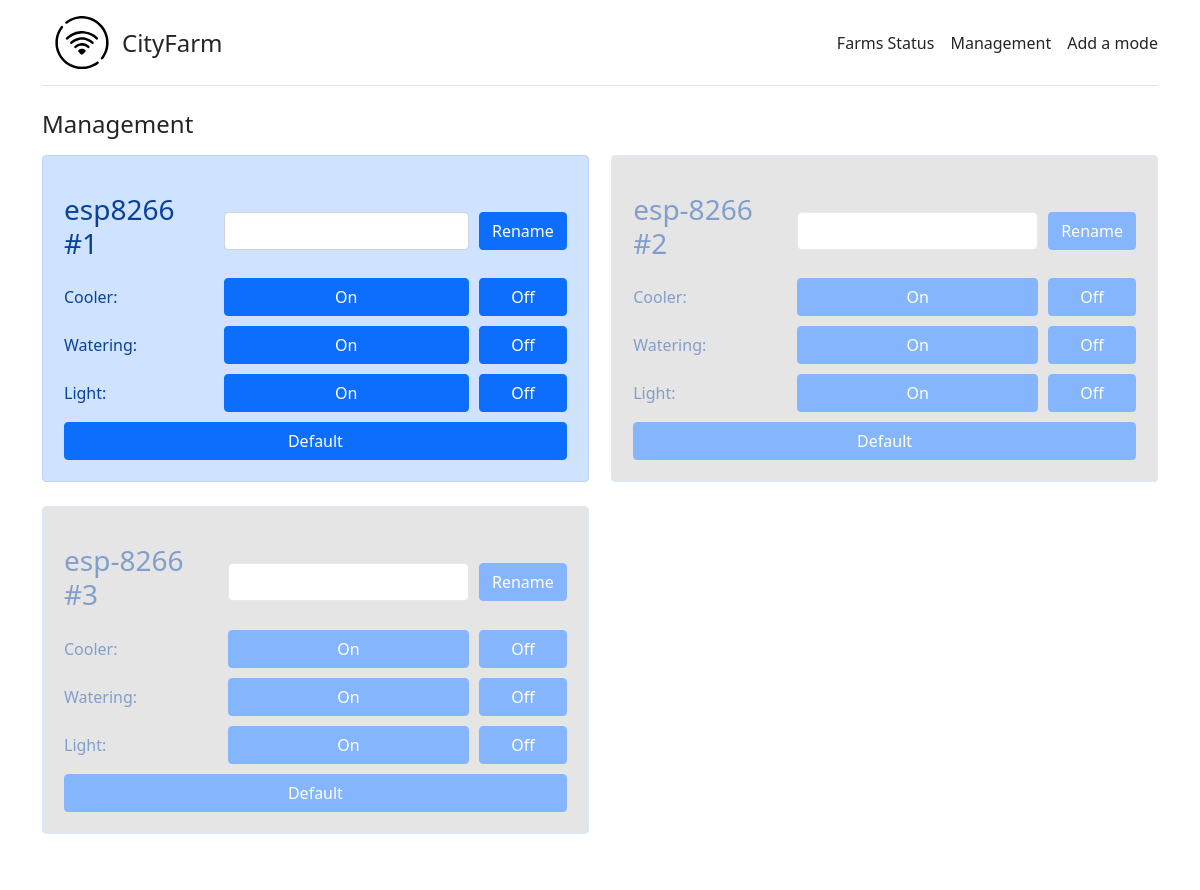
Page /management on the earlier database version.
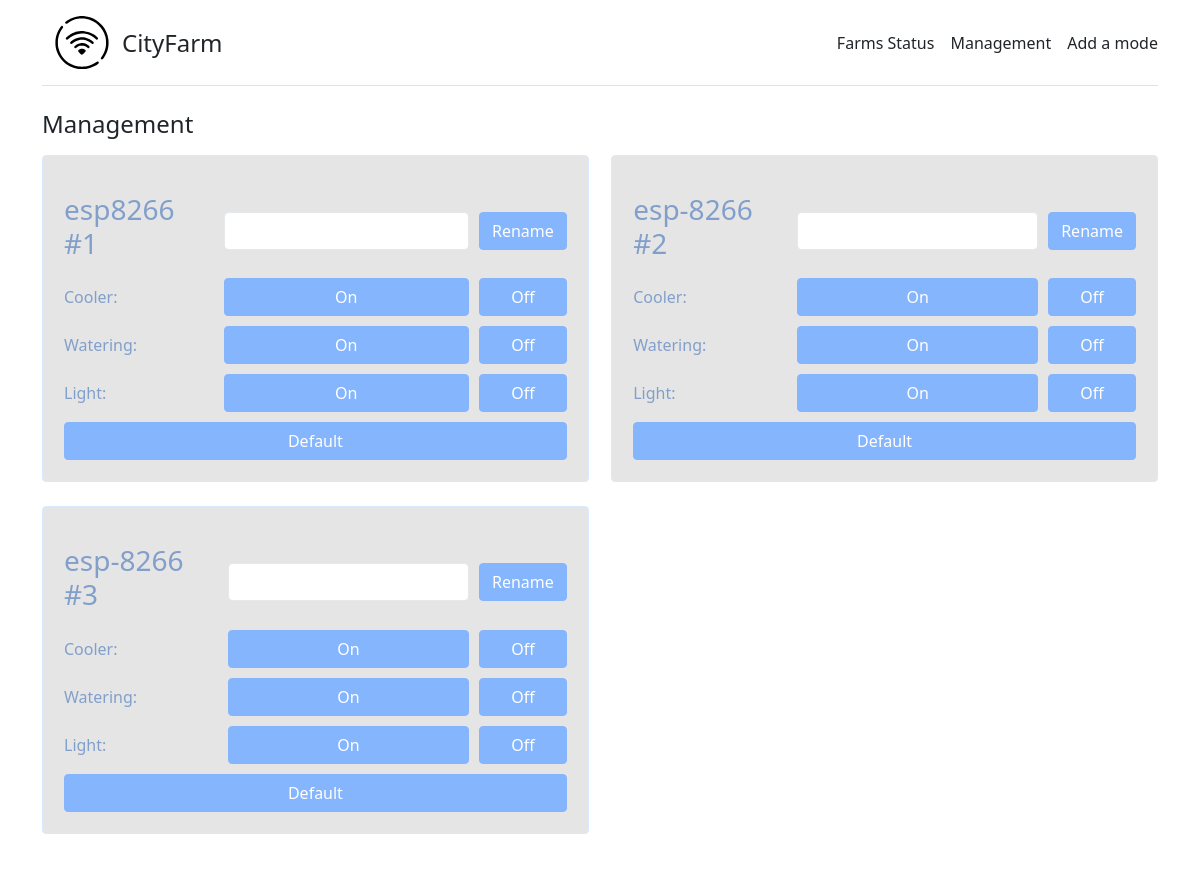
Same page on the later database version.
### main/views.py (the view)
# urls.py: path('management', views.management, name='management'),
def management(request):
    statuses = Status.objects.all()
    for i in range(1, len(statuses) + 1):
        status = Status.objects.get(id=i)
        if request.POST.get(f"NameSend{i}") and request.POST.get(f"ChangeName{i}") != '':
            status.FarmName = request.POST.get(f"ChangeName{i}")
            status.save()
            return redirect('/management')
        if request.POST.get(f"CoolerOn{i}"):
            pass
        if request.POST.get(f"CoolerOff{i}"):
            pass
        if request.POST.get(f"WateringOn{i}"):
            pass
        if request.POST.get(f"WateringOff{i}"):
            pass
        if request.POST.get(f"LightOn{i}"):
            pass
        if request.POST.get(f"LightOff{i}"):
            pass
        if request.POST.get(f"Default{i}"):
            pass
    contex = {
        "statuses": statuses
    }
    return render(request, "main/management.html", contex)

### main/templates/main/management.html (shortened to what this page needs)
{% extends 'main/base.html' %}
{% block content %}
<h4>
    Management
</h4>
<div class="wrapper">
    {% if statuses %}
        {% for el in statuses %}
            {% if el.CheckLine %}
                <div class="alert alert-primary mt-2" style="width:49%">
            {% else %}
                <div class="alert alert-primary mt-2" style="width:49%; pointer-events: none; opacity: 0.5; background: #CCC;">
            {% endif %}
                    <form method="post">
                        <table cellspacing="0" cellpadding="5" style="width:100%">
                            <tr>
                                <td>
                                    <h3>{{ el.FarmName }}</h3>
                                </td>
                                <td>
                                    <input type="text" class="form-control" style="width:100%" name="ChangeName{{ el.id }}">
                                </td>
                                <td>
                                    <input type="submit" class="btn btn-primary" name="NameSend{{ el.id }}" value="Rename" style="width:100%">
                                </td>
                            </tr>
                            <tr>
                                <p style="font-size: 24px">
                                    <td>
                                        Cooler: &nbsp;
                                    </td>
                                    <td>
                                        <input type="submit" class="btn btn-primary" name="CoolerOn{{ el.id }}" value="On" style="width:100%">
                                    </td>
                                    <td>
                                        <input type="submit" class="btn btn-primary" name="CoolerOff{{ el.id }}" value="Off" style="width:100%">
                                    </td>
                                </p>
                            </tr>
                            <tr>
                                <p style="font-size: 24px;">
                                    <td>
                                        Watering: &nbsp;
                                    </td>
                                    <td>
                                        <input type="submit" class="btn btn-primary" name="WateringOn{{ el.id }}" value="On" style="width:100%">
                                    </td><td>
                                        <input type="submit" class="btn btn-primary" name="WateringOff{{ el.id }}" value="Off" style="width:100%">
                                    </td>
                                </p>
                            </tr>
                            <tr>
                                <p style="font-size: 24px">
                                    <td>
                                        Light: &nbsp;
                                    </td>
                                    <td>
                                        <input type="submit" class="btn btn-primary" name="LightOn{{ el.id }}" value="On" style="width:100%" id="45">
                                    </td><td>
                                        <input type="submit" class="btn btn-primary" name="LightOff{{ el.id }}" value="Off" style="width:100%">
                                    </td>
                                </p>
                            </tr>
                            <tr>
                                <td colspan="3">
                                    <input type="submit" class="btn btn-primary" name="Default{{ el.id }}" value="Default" style="width:100%">
                                </td>
                            </tr>
                        </table>
                    </form>
                </div>
        {% endfor %}
    {% else %}
        <h3>None</h3>
    {% endif %}
</div>
{% endblock %}

Differences in the rows shown:
changed Status "esp8266 #1": CheckLine True → False (drawn)
